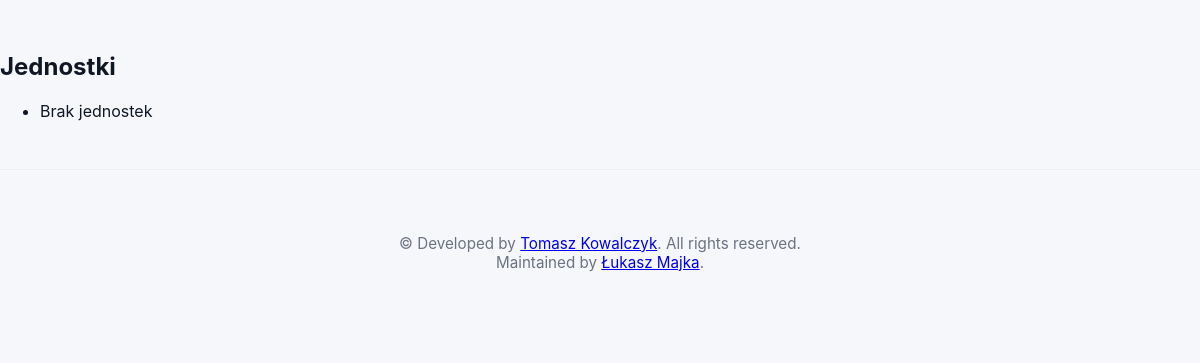
/osp/, run on an earlier commit of the app's database.
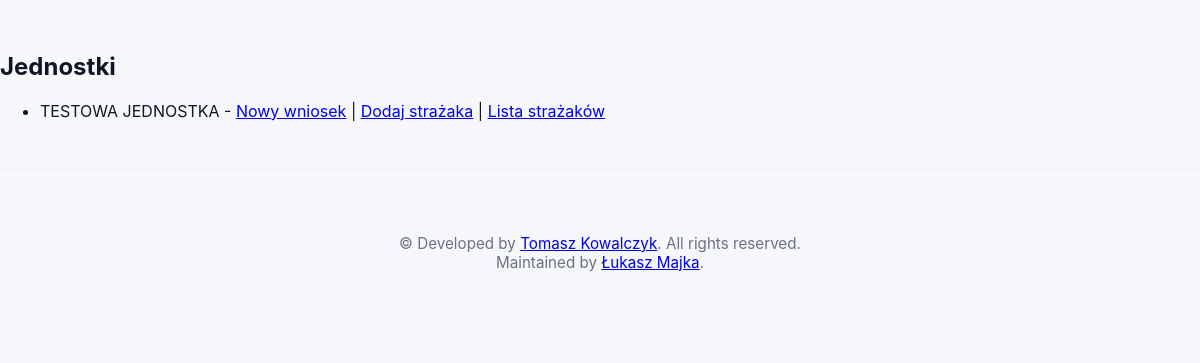
And on a later commit of the database.
### osp/models.py (models this page shows, shortened)
class Unit(models.Model):
    name = models.CharField(max_length=200)
    address = models.CharField(max_length=300, blank=True)
    created_at = models.DateTimeField(auto_now_add=True)
    president = models.ForeignKey(User, on_delete=models.SET_NULL, null=True, blank=True, related_name='presided_units')

### osp/views.py (the view)
# urls.py: path('', views.index, name='index'),
def index(request):
    units = Unit.objects.all()
    return render(request, 'osp/index.html', {'units': units})

### osp/templates/osp/index.html (shortened to what this page needs)
{% extends 'osp/base.html' %}
{% block content %}
<h2>Jednostki</h2>
<ul>
  {% for unit in units %}
    <li>{{ unit.name }} - <a href="/osp/units/{{ unit.pk }}/requests/new/">Nowy wniosek</a> | <a href="/osp/units/{{ unit.pk }}/firefighters/add/">Dodaj strażaka</a> | <a href="/osp/units/{{ unit.pk }}/firefighters/">Lista strażaków</a></li>
  {% empty %}
    <li>Brak jednostek</li>
  {% endfor %}
</ul>
{% endblock %}

What changed in the data, as far as the page shows it:
added Unit: name "TESTOWA JEDNOSTKA"
Also different on the page:
text no longer shown: "Brak jednostek"
